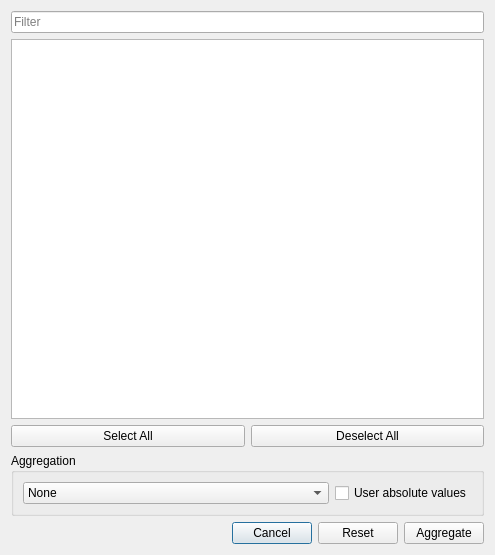
<?xml version="1.0" encoding="UTF-8"?>
<ui version="4.0">
 <class>gams::studio::modelinspector::AggregationDialog</class>
 <widget class="QDialog" name="gams::studio::modelinspector::AggregationDialog">
  <property name="geometry">
   <rect>
    <x>0</x>
    <y>0</y>
    <width>495</width>
    <height>555</height>
   </rect>
  </property>
  <property name="windowTitle">
   <string>Aggregation</string>
  </property>
  <layout class="QVBoxLayout" name="verticalLayout_2">
   <item>
    <layout class="QVBoxLayout" name="verticalLayout">
     <item>
      <widget class="QLineEdit" name="filterEdit">
       <property name="toolTip">
        <string>&lt;html&gt;&lt;head/&gt;&lt;body&gt;&lt;p&gt;Apply a filter string using &lt;span style=&quot; font-weight:600;&quot;&gt;wildcard&lt;/span&gt; syntax.&lt;/p&gt;&lt;p&gt;The content filter string is automatically applied to the list of dimensions.&lt;/p&gt;&lt;/body&gt;&lt;/html&gt;</string>
       </property>
       <property name="placeholderText">
        <string>Filter</string>
       </property>
      </widget>
     </item>
     <item>
      <widget class="QTreeView" name="view">
       <property name="toolTip">
        <string>&lt;html&gt;&lt;head/&gt;&lt;body&gt;&lt;p&gt;List of model symbol dimensions. Check or uncheck dimensions to decide which are moved to the aggregation list.&lt;/p&gt;&lt;/body&gt;&lt;/html&gt;</string>
       </property>
       <attribute name="headerVisible">
        <bool>false</bool>
       </attribute>
      </widget>
     </item>
     <item>
      <layout class="QHBoxLayout" name="horizontalLayout_2">
       <item>
        <widget class="QPushButton" name="selectButton">
         <property name="toolTip">
          <string>Select all dimensions</string>
         </property>
         <property name="text">
          <string>Select All</string>
         </property>
         <property name="autoDefault">
          <bool>false</bool>
         </property>
        </widget>
       </item>
       <item>
        <widget class="QPushButton" name="deselectButton">
         <property name="toolTip">
          <string>Deselect all dimensions</string>
         </property>
         <property name="text">
          <string>Deselect All</string>
         </property>
         <property name="autoDefault">
          <bool>false</bool>
         </property>
        </widget>
       </item>
      </layout>
     </item>
    </layout>
   </item>
   <item>
    <widget class="QGroupBox" name="groupBox">
     <property name="title">
      <string>Aggregation</string>
     </property>
     <layout class="QHBoxLayout" name="horizontalLayout_3">
      <item>
       <widget class="QComboBox" name="aggregationBox">
        <property name="sizePolicy">
         <sizepolicy hsizetype="Expanding" vsizetype="Fixed">
          <horstretch>0</horstretch>
          <verstretch>0</verstretch>
         </sizepolicy>
        </property>
        <property name="toolTip">
         <string>Aggregation method</string>
        </property>
        <item>
         <property name="text">
          <string>None</string>
         </property>
        </item>
        <item>
         <property name="text">
          <string>Sum</string>
         </property>
        </item>
        <item>
         <property name="text">
          <string>Count</string>
         </property>
        </item>
        <item>
         <property name="text">
          <string>Mean</string>
         </property>
        </item>
        <item>
         <property name="text">
          <string>Median</string>
         </property>
        </item>
        <item>
         <property name="text">
          <string>Minimum</string>
         </property>
        </item>
        <item>
         <property name="text">
          <string>Maximum</string>
         </property>
        </item>
       </widget>
      </item>
      <item>
       <widget class="QCheckBox" name="absoluteBox">
        <property name="toolTip">
         <string>&lt;html&gt;&lt;head/&gt;&lt;body&gt;&lt;p&gt;If enabled, the aggregation method is applied to absolute values instead of actual values.&lt;/p&gt;&lt;/body&gt;&lt;/html&gt;</string>
        </property>
        <property name="text">
         <string>User absolute values</string>
        </property>
       </widget>
      </item>
     </layout>
    </widget>
   </item>
   <item>
    <layout class="QHBoxLayout" name="horizontalLayout">
     <item>
      <spacer name="horizontalSpacer">
       <property name="orientation">
        <enum>Qt::Horizontal</enum>
       </property>
       <property name="sizeHint" stdset="0">
        <size>
         <width>40</width>
         <height>20</height>
        </size>
       </property>
      </spacer>
     </item>
     <item>
      <widget class="QPushButton" name="cancelButton">
       <property name="toolTip">
        <string>Discard changes</string>
       </property>
       <property name="text">
        <string>Cancel</string>
       </property>
      </widget>
     </item>
     <item>
      <widget class="QPushButton" name="resetButton">
       <property name="text">
        <string>Reset</string>
       </property>
      </widget>
     </item>
     <item>
      <widget class="QPushButton" name="applyButton">
       <property name="toolTip">
        <string>Apply aggregation</string>
       </property>
       <property name="text">
        <string>Aggregate</string>
       </property>
      </widget>
     </item>
    </layout>
   </item>
  </layout>
 </widget>
 <resources/>
 <connections/>
</ui>
